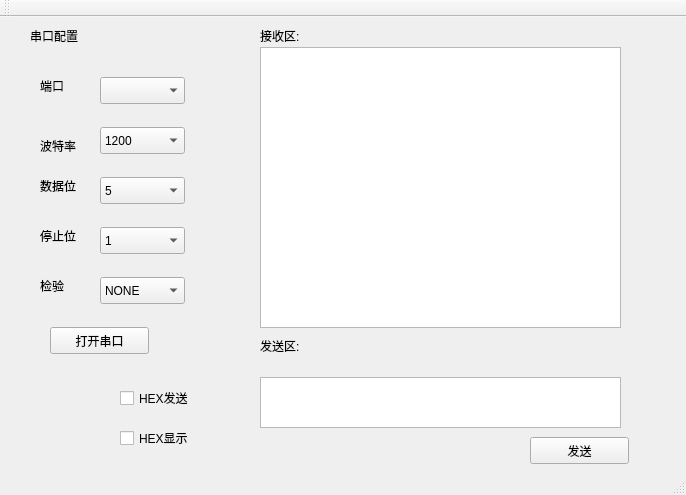
<?xml version="1.0" encoding="UTF-8"?>
<ui version="4.0">
 <class>Port</class>
 <widget class="QMainWindow" name="Port">
  <property name="geometry">
   <rect>
    <x>0</x>
    <y>0</y>
    <width>686</width>
    <height>495</height>
   </rect>
  </property>
  <property name="windowTitle">
   <string>Port</string>
  </property>
  <widget class="QWidget" name="centralWidget">
   <widget class="QLabel" name="label">
    <property name="geometry">
     <rect>
      <x>30</x>
      <y>10</y>
      <width>67</width>
      <height>17</height>
     </rect>
    </property>
    <property name="text">
     <string>串口配置</string>
    </property>
   </widget>
   <widget class="QLabel" name="label_2">
    <property name="geometry">
     <rect>
      <x>40</x>
      <y>60</y>
      <width>67</width>
      <height>17</height>
     </rect>
    </property>
    <property name="text">
     <string>端口</string>
    </property>
   </widget>
   <widget class="QLabel" name="label_3">
    <property name="geometry">
     <rect>
      <x>40</x>
      <y>120</y>
      <width>67</width>
      <height>17</height>
     </rect>
    </property>
    <property name="text">
     <string>波特率</string>
    </property>
   </widget>
   <widget class="QLabel" name="label_4">
    <property name="geometry">
     <rect>
      <x>40</x>
      <y>160</y>
      <width>67</width>
      <height>17</height>
     </rect>
    </property>
    <property name="text">
     <string>数据位</string>
    </property>
   </widget>
   <widget class="QLabel" name="label_5">
    <property name="geometry">
     <rect>
      <x>40</x>
      <y>210</y>
      <width>67</width>
      <height>17</height>
     </rect>
    </property>
    <property name="text">
     <string>停止位</string>
    </property>
   </widget>
   <widget class="QLabel" name="label_6">
    <property name="geometry">
     <rect>
      <x>40</x>
      <y>260</y>
      <width>67</width>
      <height>17</height>
     </rect>
    </property>
    <property name="text">
     <string>检验</string>
    </property>
   </widget>
   <widget class="QComboBox" name="serialport">
    <property name="geometry">
     <rect>
      <x>100</x>
      <y>60</y>
      <width>85</width>
      <height>27</height>
     </rect>
    </property>
   </widget>
   <widget class="QComboBox" name="comboBox_fre">
    <property name="geometry">
     <rect>
      <x>100</x>
      <y>110</y>
      <width>85</width>
      <height>27</height>
     </rect>
    </property>
    <item>
     <property name="text">
      <string>1200</string>
     </property>
    </item>
    <item>
     <property name="text">
      <string>2400</string>
     </property>
    </item>
    <item>
     <property name="text">
      <string>4800</string>
     </property>
    </item>
    <item>
     <property name="text">
      <string>9600</string>
     </property>
    </item>
    <item>
     <property name="text">
      <string>19200</string>
     </property>
    </item>
    <item>
     <property name="text">
      <string>38400</string>
     </property>
    </item>
    <item>
     <property name="text">
      <string>57600</string>
     </property>
    </item>
    <item>
     <property name="text">
      <string>115200</string>
     </property>
    </item>
    <item>
     <property name="text">
      <string>UNKNOW</string>
     </property>
    </item>
   </widget>
   <widget class="QComboBox" name="comboBox_data">
    <property name="geometry">
     <rect>
      <x>100</x>
      <y>160</y>
      <width>85</width>
      <height>27</height>
     </rect>
    </property>
    <item>
     <property name="text">
      <string>5</string>
     </property>
    </item>
    <item>
     <property name="text">
      <string>6</string>
     </property>
    </item>
    <item>
     <property name="text">
      <string>7</string>
     </property>
    </item>
    <item>
     <property name="text">
      <string>8</string>
     </property>
    </item>
    <item>
     <property name="text">
      <string>UNKNOW</string>
     </property>
    </item>
   </widget>
   <widget class="QComboBox" name="comboBox_stop">
    <property name="geometry">
     <rect>
      <x>100</x>
      <y>210</y>
      <width>85</width>
      <height>27</height>
     </rect>
    </property>
    <item>
     <property name="text">
      <string>1</string>
     </property>
    </item>
    <item>
     <property name="text">
      <string>2</string>
     </property>
    </item>
    <item>
     <property name="text">
      <string>UNKNOW</string>
     </property>
    </item>
   </widget>
   <widget class="QComboBox" name="comboBox_check">
    <property name="geometry">
     <rect>
      <x>100</x>
      <y>260</y>
      <width>85</width>
      <height>27</height>
     </rect>
    </property>
    <item>
     <property name="text">
      <string>NONE</string>
     </property>
    </item>
    <item>
     <property name="text">
      <string>奇校验</string>
     </property>
    </item>
    <item>
     <property name="text">
      <string>偶校验</string>
     </property>
    </item>
    <item>
     <property name="text">
      <string>unknow</string>
     </property>
    </item>
   </widget>
   <widget class="QPushButton" name="pb_open_serial">
    <property name="geometry">
     <rect>
      <x>50</x>
      <y>310</y>
      <width>99</width>
      <height>27</height>
     </rect>
    </property>
    <property name="text">
     <string>打开串口</string>
    </property>
   </widget>
   <widget class="QLabel" name="label_7">
    <property name="geometry">
     <rect>
      <x>260</x>
      <y>10</y>
      <width>67</width>
      <height>17</height>
     </rect>
    </property>
    <property name="text">
     <string>接收区:</string>
    </property>
   </widget>
   <widget class="QTextBrowser" name="textBrowser">
    <property name="geometry">
     <rect>
      <x>260</x>
      <y>30</y>
      <width>361</width>
      <height>281</height>
     </rect>
    </property>
   </widget>
   <widget class="QLabel" name="label_8">
    <property name="geometry">
     <rect>
      <x>260</x>
      <y>320</y>
      <width>67</width>
      <height>17</height>
     </rect>
    </property>
    <property name="text">
     <string>发送区:</string>
    </property>
   </widget>
   <widget class="QPushButton" name="pb_sendData">
    <property name="geometry">
     <rect>
      <x>530</x>
      <y>420</y>
      <width>99</width>
      <height>27</height>
     </rect>
    </property>
    <property name="text">
     <string>发送</string>
    </property>
   </widget>
   <widget class="QCheckBox" name="isHexS">
    <property name="geometry">
     <rect>
      <x>120</x>
      <y>370</y>
      <width>97</width>
      <height>22</height>
     </rect>
    </property>
    <property name="text">
     <string>HEX发送</string>
    </property>
   </widget>
   <widget class="QCheckBox" name="isHexR">
    <property name="geometry">
     <rect>
      <x>120</x>
      <y>410</y>
      <width>97</width>
      <height>22</height>
     </rect>
    </property>
    <property name="text">
     <string>HEX显示</string>
    </property>
   </widget>
   <widget class="QPlainTextEdit" name="text_senddata">
    <property name="geometry">
     <rect>
      <x>260</x>
      <y>360</y>
      <width>361</width>
      <height>51</height>
     </rect>
    </property>
   </widget>
  </widget>
  <widget class="QToolBar" name="mainToolBar">
   <attribute name="toolBarArea">
    <enum>TopToolBarArea</enum>
   </attribute>
   <attribute name="toolBarBreak">
    <bool>false</bool>
   </attribute>
  </widget>
  <widget class="QStatusBar" name="statusBar"/>
 </widget>
 <layoutdefault spacing="6" margin="11"/>
 <resources/>
 <connections/>
</ui>
